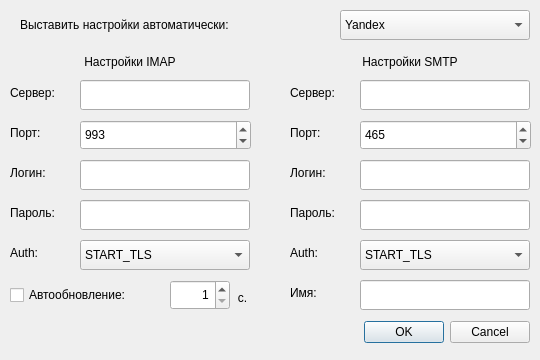
<?xml version="1.0" encoding="UTF-8"?>
<ui version="4.0">
 <class>SettingsDialog</class>
 <widget class="QDialog" name="SettingsDialog">
  <property name="geometry">
   <rect>
    <x>0</x>
    <y>0</y>
    <width>540</width>
    <height>360</height>
   </rect>
  </property>
  <property name="windowTitle">
   <string>Настройки</string>
  </property>
  <property name="windowIcon">
   <iconset resource="resources.qrc">
    <normaloff>:/icons/icons/settings.png</normaloff>:/icons/icons/settings.png</iconset>
  </property>
  <property name="modal">
   <bool>true</bool>
  </property>
  <widget class="QDialogButtonBox" name="button_box">
   <property name="geometry">
    <rect>
     <x>329</x>
     <y>315</y>
     <width>201</width>
     <height>35</height>
    </rect>
   </property>
   <property name="orientation">
    <enum>Qt::Horizontal</enum>
   </property>
   <property name="standardButtons">
    <set>QDialogButtonBox::Cancel|QDialogButtonBox::Ok</set>
   </property>
  </widget>
  <widget class="QLineEdit" name="imap_server_line_edit">
   <property name="geometry">
    <rect>
     <x>80</x>
     <y>80</y>
     <width>170</width>
     <height>30</height>
    </rect>
   </property>
  </widget>
  <widget class="QLabel" name="imap_label">
   <property name="geometry">
    <rect>
     <x>10</x>
     <y>50</y>
     <width>240</width>
     <height>24</height>
    </rect>
   </property>
   <property name="text">
    <string>Настройки IMAP</string>
   </property>
   <property name="alignment">
    <set>Qt::AlignCenter</set>
   </property>
  </widget>
  <widget class="QLabel" name="imap_server_label">
   <property name="geometry">
    <rect>
     <x>10</x>
     <y>80</y>
     <width>70</width>
     <height>25</height>
    </rect>
   </property>
   <property name="text">
    <string>Сервер:</string>
   </property>
  </widget>
  <widget class="QLabel" name="imap_port_label">
   <property name="geometry">
    <rect>
     <x>10</x>
     <y>120</y>
     <width>70</width>
     <height>25</height>
    </rect>
   </property>
   <property name="text">
    <string>Порт:</string>
   </property>
  </widget>
  <widget class="QComboBox" name="mail_server_combo_box">
   <property name="geometry">
    <rect>
     <x>340</x>
     <y>10</y>
     <width>190</width>
     <height>30</height>
    </rect>
   </property>
   <item>
    <property name="text">
     <string>Yandex</string>
    </property>
   </item>
   <item>
    <property name="text">
     <string>Gmail</string>
    </property>
   </item>
   <item>
    <property name="text">
     <string>Mail.ru</string>
    </property>
   </item>
  </widget>
  <widget class="QLabel" name="imap_password_label">
   <property name="geometry">
    <rect>
     <x>10</x>
     <y>200</y>
     <width>70</width>
     <height>25</height>
    </rect>
   </property>
   <property name="text">
    <string>Пароль:</string>
   </property>
  </widget>
  <widget class="QLabel" name="imap_login_label">
   <property name="geometry">
    <rect>
     <x>10</x>
     <y>160</y>
     <width>70</width>
     <height>25</height>
    </rect>
   </property>
   <property name="text">
    <string>Логин:</string>
   </property>
  </widget>
  <widget class="QLineEdit" name="imap_password_line_edit">
   <property name="geometry">
    <rect>
     <x>80</x>
     <y>200</y>
     <width>170</width>
     <height>30</height>
    </rect>
   </property>
   <property name="echoMode">
    <enum>QLineEdit::Password</enum>
   </property>
  </widget>
  <widget class="QLineEdit" name="imap_login_line_edit">
   <property name="geometry">
    <rect>
     <x>80</x>
     <y>160</y>
     <width>170</width>
     <height>30</height>
    </rect>
   </property>
   <property name="clearButtonEnabled">
    <bool>false</bool>
   </property>
  </widget>
  <widget class="QLabel" name="smtp_label">
   <property name="geometry">
    <rect>
     <x>290</x>
     <y>50</y>
     <width>240</width>
     <height>24</height>
    </rect>
   </property>
   <property name="text">
    <string>Настройки SMTP</string>
   </property>
   <property name="alignment">
    <set>Qt::AlignCenter</set>
   </property>
  </widget>
  <widget class="QLabel" name="smtp_port_label">
   <property name="geometry">
    <rect>
     <x>290</x>
     <y>120</y>
     <width>70</width>
     <height>25</height>
    </rect>
   </property>
   <property name="text">
    <string>Порт:</string>
   </property>
  </widget>
  <widget class="QLineEdit" name="smtp_password_line_edit">
   <property name="geometry">
    <rect>
     <x>360</x>
     <y>200</y>
     <width>170</width>
     <height>30</height>
    </rect>
   </property>
   <property name="echoMode">
    <enum>QLineEdit::Password</enum>
   </property>
  </widget>
  <widget class="QLabel" name="smtp_server_label">
   <property name="geometry">
    <rect>
     <x>290</x>
     <y>80</y>
     <width>70</width>
     <height>25</height>
    </rect>
   </property>
   <property name="text">
    <string>Сервер:</string>
   </property>
  </widget>
  <widget class="QLabel" name="smtp_login_label">
   <property name="geometry">
    <rect>
     <x>290</x>
     <y>160</y>
     <width>70</width>
     <height>25</height>
    </rect>
   </property>
   <property name="text">
    <string>Логин:</string>
   </property>
  </widget>
  <widget class="QLineEdit" name="smtp_login_line_edit">
   <property name="geometry">
    <rect>
     <x>360</x>
     <y>160</y>
     <width>170</width>
     <height>30</height>
    </rect>
   </property>
  </widget>
  <widget class="QLabel" name="smtp_password_label">
   <property name="geometry">
    <rect>
     <x>290</x>
     <y>200</y>
     <width>70</width>
     <height>25</height>
    </rect>
   </property>
   <property name="text">
    <string>Пароль:</string>
   </property>
  </widget>
  <widget class="QLineEdit" name="smtp_server_line_edit">
   <property name="geometry">
    <rect>
     <x>360</x>
     <y>80</y>
     <width>170</width>
     <height>30</height>
    </rect>
   </property>
  </widget>
  <widget class="QSpinBox" name="autoupdate_spin_box">
   <property name="geometry">
    <rect>
     <x>170</x>
     <y>280</y>
     <width>60</width>
     <height>30</height>
    </rect>
   </property>
   <property name="alignment">
    <set>Qt::AlignRight|Qt::AlignTrailing|Qt::AlignVCenter</set>
   </property>
   <property name="correctionMode">
    <enum>QAbstractSpinBox::CorrectToNearestValue</enum>
   </property>
   <property name="minimum">
    <number>1</number>
   </property>
   <property name="maximum">
    <number>86400</number>
   </property>
  </widget>
  <widget class="QCheckBox" name="autoupdate_check_box">
   <property name="geometry">
    <rect>
     <x>10</x>
     <y>280</y>
     <width>171</width>
     <height>30</height>
    </rect>
   </property>
   <property name="text">
    <string>Автообновление:</string>
   </property>
  </widget>
  <widget class="QLabel" name="seconds_label">
   <property name="geometry">
    <rect>
     <x>230</x>
     <y>285</y>
     <width>25</width>
     <height>25</height>
    </rect>
   </property>
   <property name="text">
    <string>с.</string>
   </property>
   <property name="alignment">
    <set>Qt::AlignCenter</set>
   </property>
  </widget>
  <widget class="QLabel" name="mail_server_label">
   <property name="geometry">
    <rect>
     <x>20</x>
     <y>10</y>
     <width>310</width>
     <height>30</height>
    </rect>
   </property>
   <property name="text">
    <string>Выставить настройки автоматически:</string>
   </property>
  </widget>
  <widget class="QSpinBox" name="imap_port_spin_box">
   <property name="geometry">
    <rect>
     <x>80</x>
     <y>120</y>
     <width>171</width>
     <height>30</height>
    </rect>
   </property>
   <property name="correctionMode">
    <enum>QAbstractSpinBox::CorrectToNearestValue</enum>
   </property>
   <property name="minimum">
    <number>0</number>
   </property>
   <property name="maximum">
    <number>65535</number>
   </property>
   <property name="value">
    <number>993</number>
   </property>
  </widget>
  <widget class="QSpinBox" name="smtp_port_spin_box">
   <property name="geometry">
    <rect>
     <x>360</x>
     <y>120</y>
     <width>171</width>
     <height>30</height>
    </rect>
   </property>
   <property name="correctionMode">
    <enum>QAbstractSpinBox::CorrectToNearestValue</enum>
   </property>
   <property name="minimum">
    <number>0</number>
   </property>
   <property name="maximum">
    <number>65535</number>
   </property>
   <property name="value">
    <number>465</number>
   </property>
  </widget>
  <widget class="QComboBox" name="imap_auth_combo_box">
   <property name="geometry">
    <rect>
     <x>80</x>
     <y>240</y>
     <width>170</width>
     <height>30</height>
    </rect>
   </property>
   <item>
    <property name="text">
     <string>START_TLS</string>
    </property>
   </item>
   <item>
    <property name="text">
     <string>LOGIN</string>
    </property>
   </item>
  </widget>
  <widget class="QLabel" name="imap_auth_label">
   <property name="geometry">
    <rect>
     <x>10</x>
     <y>240</y>
     <width>70</width>
     <height>25</height>
    </rect>
   </property>
   <property name="text">
    <string>Auth:</string>
   </property>
  </widget>
  <widget class="QLabel" name="smtp_auth_label">
   <property name="geometry">
    <rect>
     <x>290</x>
     <y>240</y>
     <width>70</width>
     <height>25</height>
    </rect>
   </property>
   <property name="text">
    <string>Auth:</string>
   </property>
  </widget>
  <widget class="QComboBox" name="smtp_auth_combo_box">
   <property name="geometry">
    <rect>
     <x>360</x>
     <y>240</y>
     <width>170</width>
     <height>30</height>
    </rect>
   </property>
   <item>
    <property name="text">
     <string>START_TLS</string>
    </property>
   </item>
   <item>
    <property name="text">
     <string>LOGIN</string>
    </property>
   </item>
   <item>
    <property name="text">
     <string>NONE</string>
    </property>
   </item>
  </widget>
  <widget class="QLabel" name="smtp_name_label">
   <property name="geometry">
    <rect>
     <x>290</x>
     <y>280</y>
     <width>70</width>
     <height>25</height>
    </rect>
   </property>
   <property name="text">
    <string>Имя:</string>
   </property>
  </widget>
  <widget class="QLineEdit" name="smtp_name_line_edit">
   <property name="geometry">
    <rect>
     <x>360</x>
     <y>280</y>
     <width>170</width>
     <height>30</height>
    </rect>
   </property>
  </widget>
 </widget>
 <tabstops>
  <tabstop>mail_server_combo_box</tabstop>
  <tabstop>imap_server_line_edit</tabstop>
  <tabstop>imap_port_spin_box</tabstop>
  <tabstop>imap_login_line_edit</tabstop>
  <tabstop>imap_password_line_edit</tabstop>
  <tabstop>imap_auth_combo_box</tabstop>
  <tabstop>autoupdate_check_box</tabstop>
  <tabstop>autoupdate_spin_box</tabstop>
  <tabstop>smtp_server_line_edit</tabstop>
  <tabstop>smtp_port_spin_box</tabstop>
  <tabstop>smtp_login_line_edit</tabstop>
  <tabstop>smtp_password_line_edit</tabstop>
  <tabstop>smtp_auth_combo_box</tabstop>
  <tabstop>smtp_name_line_edit</tabstop>
 </tabstops>
 <resources>
  <include location="resources.qrc"/>
 </resources>
 <connections>
  <connection>
   <sender>button_box</sender>
   <signal>accepted()</signal>
   <receiver>SettingsDialog</receiver>
   <slot>accept()</slot>
   <hints>
    <hint type="sourcelabel">
     <x>248</x>
     <y>254</y>
    </hint>
    <hint type="destinationlabel">
     <x>157</x>
     <y>274</y>
    </hint>
   </hints>
  </connection>
  <connection>
   <sender>button_box</sender>
   <signal>rejected()</signal>
   <receiver>SettingsDialog</receiver>
   <slot>reject()</slot>
   <hints>
    <hint type="sourcelabel">
     <x>316</x>
     <y>260</y>
    </hint>
    <hint type="destinationlabel">
     <x>286</x>
     <y>274</y>
    </hint>
   </hints>
  </connection>
 </connections>
</ui>
